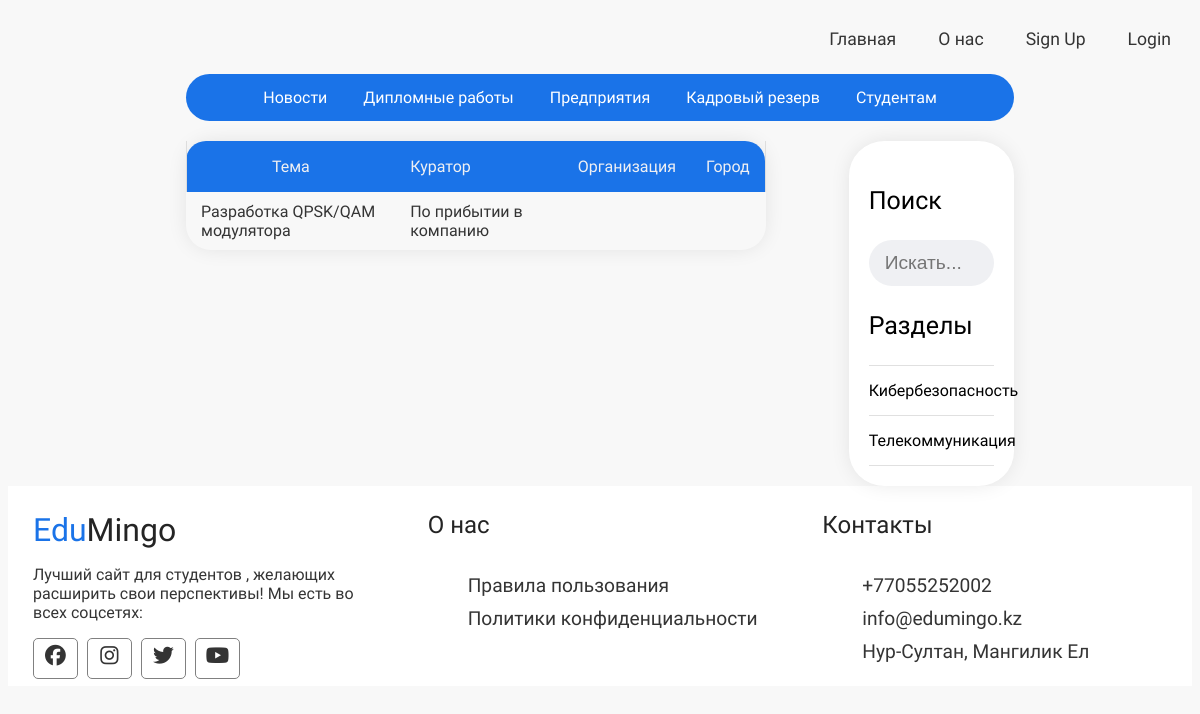
Before: /diploma-topics.php?t_id=11&name=Кибербезопасность with the older database file.
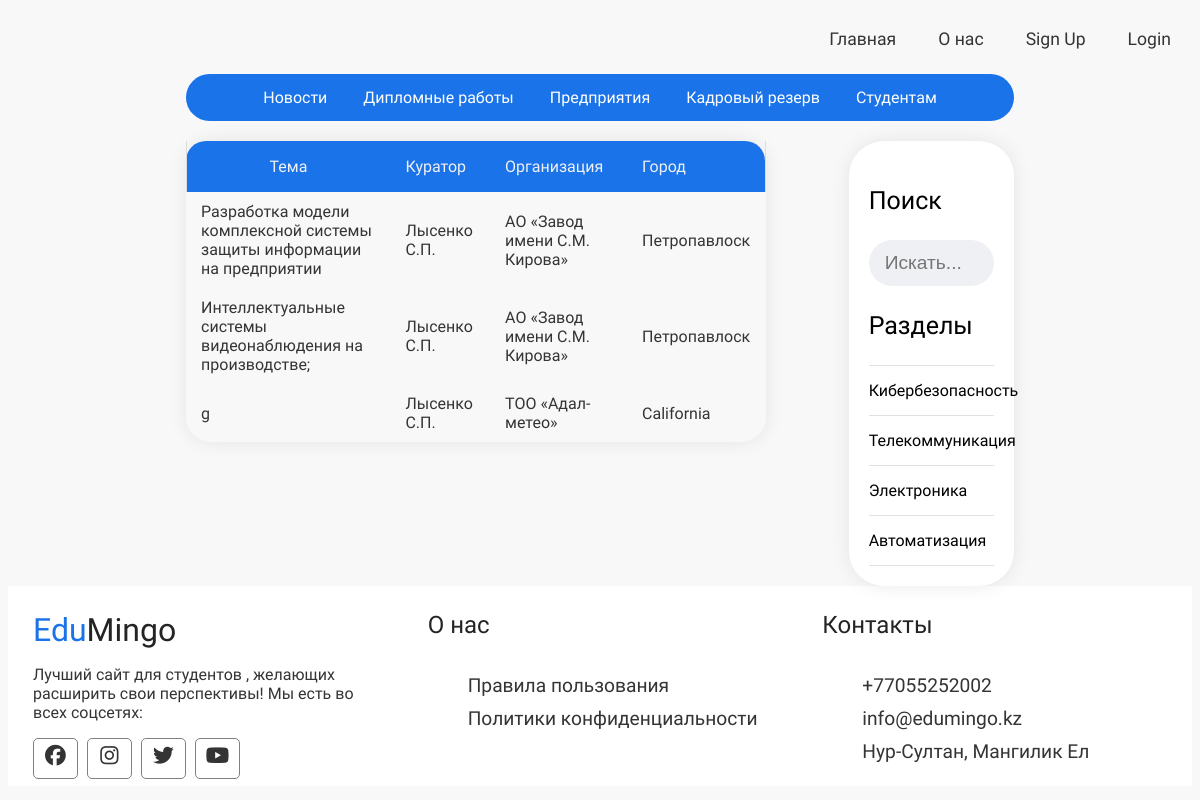
After: the same page with the newer database file.
### tables this page shows
CREATE TABLE `diplomas` (
  `id` int(11) NOT NULL,
  `user_id` int(11) NOT NULL,
  `faculty_id` int(11) DEFAULT NULL,
  `location` varchar(255) NOT NULL,
  `mentor` varchar(255) NOT NULL,
  `dcompany` varchar(255) NOT NULL,
  `title` varchar(255) NOT NULL,
  `description` text NOT NULL,
  `results` text NOT NULL,
  `requirements` text NOT NULL,
  `published` tinyint(4) NOT NULL,
  `status` varchar(16) NOT NULL,
  `created_at` datetime NOT NULL DEFAULT current_timestamp()
);

CREATE TABLE `faculties` (
  `id` int(11) NOT NULL,
  `name` varchar(100) NOT NULL,
  `description` text NOT NULL
);

CREATE TABLE `users` (
  `id` int(11) NOT NULL,
  `admin` tinyint(4) NOT NULL,
  `username` varchar(255) NOT NULL,
  `email` varchar(255) NOT NULL,
  `name` varchar(32) NOT NULL,
  `lastname` varchar(32) NOT NULL,
  `password` varchar(255) NOT NULL,
  `age` int(11) DEFAULT NULL,
  `phone_number` text DEFAULT NULL,
  `address` text DEFAULT NULL,
  `gpa` float DEFAULT NULL,
  `about` text DEFAULT NULL,
  `avatar` varchar(255) NOT NULL,
  `created_at` timestamp NOT NULL DEFAULT current_timestamp(),
  `company` tinyint(4) NOT NULL,
  `student` tinyint(4) NOT NULL,
  `cname` varchar(255) DEFAULT NULL
);

### app/database/db.php (called while the page is built, shortened)
<?php
require('connect.php');
function executeQuery($sql, $data)
{
    global $conn;
    $stmt = $conn->prepare($sql);
    $values = array_values($data);
    $types = str_repeat('s', count($values));
    $stmt->bind_param($types, ...$values);
    $stmt->execute();
    return $stmt;
}
function selectAll($table, $conditions = [])
{
    global $conn;
    $sql = "SELECT * FROM $table";
    if (empty($conditions)) {
        $stmt = $conn->prepare($sql);
        $stmt->execute();
        $records = $stmt->get_result()->fetch_all(MYSQLI_ASSOC);
        return $records;
    }
}
function getDiplomasByTopicId($faculty_id)
{
    $sql = "SELECT p.*, u.cname FROM diplomas AS p JOIN users AS u ON p.user_id=u.id WHERE p.published=? AND faculty_id=?";
    $stmt = executeQuery($sql, ['published' => 1, 'faculty_id' => $faculty_id]);
    $records = $stmt->get_result()->fetch_all(MYSQLI_ASSOC);
    return $records;
}

### app/controllers/faculties.php (called while the page is built, shortened)
<?php
include(ROOT_PATH . "/app/database/db.php");
$table = 'faculties';
$faculties = selectAll($table);

### diploma-topics.php (the view, shortened to what this page needs)
<?php
include(ROOT_PATH . "/app/controllers/faculties.php");
$posts = array();
if (isset($_GET['t_id'])) {
  $posts = getDiplomasByTopicId($_GET['t_id']);
} else if (isset($_POST['search-term'])) {
  $postsTitle = "You searched for '" . $_POST['search-term'] . "'";
  $posts = searchDiplomas($_POST['search-term']);
} else {
  $posts = getPublishedDiplomaPosts();
}
?>
<!DOCTYPE html>
<html lang="en">
<head>
  <link rel="stylesheet" href="https://cdnjs.cloudflare.com/ajax/libs/font-awesome/4.7.0/css/font-awesome.min.css">
		<link href="https://unpkg.com/aos@2.3.1/dist/aos.css" rel="stylesheet">
  <link rel="stylesheet" href="https://use.fontawesome.com/releases/v5.7.2/css/all.css"
>
  <link rel="stylesheet" href="assets/css/style.css">
  <link rel="stylesheet" href="assets/css/main-pages/diploma.css">
  <link rel="stylesheet" href="assets/css/main-pages/news.css">
</head>
<body>
  <?php include(ROOT_PATH . "/app/includes/header.php"); ?>
  <div class="main-content-wrapper">
      <div class="main-content-grid-diploma">
      <div class="diploma-feed">
       <table class="diploma-table">
  <thead >
    <tr>
      <th><p>Тема</p></th>
      <th class="left"><p>Куратор</p></th>
      <th class="left"><p>Организация</p></th>
      <th class="left"><p>Город</p></th>
    </tr>
  </thead>
  <?php $delay_count=0; ?>
  <?php foreach ($posts as $post): ?>
  <tbody>
    <tr>
      <td class="aos aos--first" data-aos="fade-in" data-aos-delay="<?php echo $delay_count * 50; ?>" data-aos-offset="50" data-aos-once="true"> <a href="singlediploma.php?id=<?php echo $post['id']; ?>"> <?php echo $post['title']; ?> </a></td>
      <td class="aos aos--second" data-aos="fade-in" data-aos-delay="<?php echo $delay_count * 50; ?>" data-aos-offset="50" data-aos-once="true"><?php echo $post['mentor']; ?></td>
      <td class="aos aos--thirst" data-aos="fade-in" data-aos-delay="<?php echo $delay_count * 50; ?>" data-aos-offset="50" data-aos-once="true">  <?php echo $post['cname']; ?></td>
      <td class="aos aos--fourth city" data-aos="fade-in" data-aos-delay="<?php echo $delay_count * 50; ?>"  data-aos-offset="50" data-aos-once="true"> <?php echo $post['location']; ?></td>
    </tr>
  </tbody>
  <?php $delay_count++; ?>
  <?php endforeach; ?>
</table>
 </div>
 <div class="right-column">
 <div class="sidebar-right" class="aos aos--first" data-aos="fade-left" data-aos-delay="50" data-aos-offset="50" data-aos-once="true">
 <div class="section-search">
  <p class="">Поиск</p>
  <form action="diploma-topics.php" method="post">
    <input type="text" name="search-term" class="text-input" placeholder="Искать...">
  </form>
</div>
<div class="section-topics">
  <p class="section-title">Разделы</p>
  <ul>
    <?php foreach ($faculties as $key => $faculty): ?>
      <li><a href="<?php echo BASE_URL . '/diploma-topics.php?t_id=' . $faculty['id'] . '&name=' . $faculty['name'] ?>"><?php echo $faculty['name']; ?></a></li>
    <?php endforeach; ?>
  </ul>
</div>
</div>
</div>
</div>
  </div>
  <?php include(ROOT_PATH . "/app/includes/footer.php"); ?>
</body>
</html>

### app/includes/header.php (shortened to what this page needs)
<header>
    <ul class="nav">
      <li><a href="<?php echo BASE_URL . '/index.php' ?>">Главная</a></li>
      <li><a href="#">О нас</a></li>
      <?php if (isset($_SESSION['id'])): ?>
        <li>
          <a href="#">
            <i class="fa fa-user"></i>
            <?php echo html_entity_decode(substr($_SESSION['username'], 0, 10) . '...'); ?>
            <i class="fa fa-chevron-down" style="font-size: .8em;"></i>
          </a>
          <ul>
            <?php if($_SESSION['admin']): ?>
              <li><a href="<?php echo BASE_URL . '/admin/dashboard.php' ?>">Дэшборд</a></li>
            <?php endif; ?>
            <?php if($_SESSION['company']): ?>
              <li><a href="<?php echo BASE_URL . '/admin/company-dashboard.php' ?>">Дэшборд</a></li>
            <?php endif; ?>
            <?php if(!$_SESSION['admin'] and !$_SESSION['company']): ?>
            <li><a href="/blogphp/profile.php?id=<?php echo $_SESSION['id'];?>&editing=0">Профиль</a></li>
            <?php endif; ?>
            <li><a href="<?php echo BASE_URL . '/logout.php' ?>" class="logout">Logout</a></li>
          </ul>
        </li>
      <?php else: ?>
        <li><a href="<?php echo BASE_URL . '/register.php' ?>">Sign Up</a></li>
        <li><a href="<?php echo BASE_URL . '/login.php' ?>">Login</a></li>
      <?php endif; ?>
    </ul>
</header>
<div class="under-navbar">
<ul>
      <li><a href="<?php echo BASE_URL . '/news.php' ?>">Новости</a></li>
      <li><a href="<?php echo BASE_URL . '/diploma-topics.php'?>">Дипломные работы</a></li>
      <li><a href="enterprises.php">Предприятия</a></li>
      <li><a href="rezerv.php">Кадровый резерв</a></li>
      <li><a href="<?php echo BASE_URL . '/studentam.php' ?>">Студентам</a></li>
        </div>

### app/includes/footer.php
<div class="footer">
   <div class="footer-content">
     <div class="footer-section about">
       <h1 class="logo-text"><span>Edu</span>Mingo</h1>
       <p>
         Лучший сайт для студентов , желающих расширить свои перспективы!
         Мы есть во всех соцсетях:
       </p>
       <div class="socials">
         <a href="#"><i class="fab fa-facebook"></i></a>
         <a href="#"><i class="fab fa-instagram"></i></a>
         <a href="#"><i class="fab fa-twitter"></i></a>
         <a href="#"><i class="fab fa-youtube"></i></a>
       </div>
     </div>
     <div class="footer-section links">
       <h2>О нас</h2>
       <br>
       <ul>
         <a href="#">
           <li>Правила пользования</li>
         </a>
         <a href="#">
           <li>Политики конфиденциальности</li>
         </a>
       </ul>
     </div>
     <div class="footer-section links">
       <h2>Контакты</h2>
       <br>
       <ul>
         <a href="#">
           <li>+77055252002</li>
         </a>
         <a href="#">
           <li>info@edumingo.kz</li>
         </a>
         <a href="#">
           <li>Нур-Султан, Мангилик Ел</li>
         </a>
       </ul>
     </div>
   </div>
 </div>

### assets/css/style.css (style rules this page uses)
:root { --primary-color: #1a73e8; --secondary-color:#D9376E; --third-color:#e9e3ff; --misc-color:#438CEA; --text-color:#343434; --page-color:#EFF0F3; }
* { box-sizing: border-box; }
html, body { font-family: 'Ubuntu', sans-serif; background: #f8f8f8; display:flex; flex-direction:column; }
h1, h2, h3, h4, h5, h6 { font-weight: lighter; margin: 0; }
a { text-decoration: none; color: inherit; }
.text-input { background-color: var(--page-color); padding: 0.7rem 1rem; display: block; width: 100%; border-radius: 25px; border: 0px solid #e0e0e0; outline: none; color: var(--text-color); line-height: 1.5rem; font-size: 1.2em; transition: transform .2s; }
header { height: 66px; }
header * { color: var(--text-color); }
header ul { float: right; margin: 0px; padding: 0px; list-style: none; }
header ul li { float: left; position: relative; }
header ul li a { display: block; padding: 21px; font-size: 1.1em; text-decoration: none; }
.under-navbar { border-radius: 25px; background-color: var(--primary-color); width: 70%; height: auto; margin:auto; z-index: 0; }
.under-navbar ul { list-style-type: none; margin: 0; padding: 0; overflow: hidden; text-align: center; }
.under-navbar li { display: inline-block; }
.under-navbar a { display: block; color: white; text-align: center; padding: 14px 16px; text-decoration: none; }
.main-content-wrapper { width: 70%; margin: 0 auto; }
.main-content-grid-diploma { margin-top: 20px; display: grid; grid-auto-flow: row dense; grid-auto-columns: 1fr; grid-template-columns: 70% 20%; grid-template-rows: auto; gap: 5px 10%; grid-template-areas: ". ."; }
.footer { background: #ffffff; color: var(--text-color); min-height: 200px; margin-top:auto; }
.footer .footer-content { height: 200px; display: flex; }
.footer .footer-content .footer-section { flex: 1; padding: 25px; }
.footer .footer-content h1, .footer .footer-content h2 { color: #242424; }
.footer .footer-content .about h1 span { color: var(--primary-color); }
.footer .footer-content .about .socials a { border: 1px solid gray; width: 45px; height: 41px; padding-top: 5px; margin-right: 5px; text-align: center; display: inline-block; font-size: 1.3em; border-radius: 5px; transition: all 0.3s; }
.footer .footer-content .links ul a { list-style-type: none; display: block; margin-bottom: 10px; font-size: 1.2em; transition: all 0.3s; }

### assets/css/main-pages/diploma.css (style rules this page uses)
.diploma-table { width: 100%; border: none; border-radius: 25px; margin-bottom: 20px; border-collapse:collapse; box-shadow: 0px 0px 22px -3px rgba(0,0,0,0.11); }
.diploma-table thead th { height: 20px; font-weight: lighter; color: var(--page-color); text-align: center; border: none; padding: 0px 15px; background: var(--primary-color); }
.diploma-table tbody { color: var(--text-color); }
.diploma-table thead tr th:not(:first-child) { text-align: left; }
.diploma-table tr th:first-child, .table tr td:first-child { border-left: 1px solid #ddd; }
.diploma-table tr th:last-child, .table tr td:last-child { border-right: 1px solid #ddd; }
.diploma-table thead tr th:first-child { border-radius: 20px 0 0 0; }
.diploma-table thead tr th:last-child { border-radius: 0 20px 0 0; }
.diploma-table tbody td { text-align: left; border: none; padding: 10px 15px; font-size: 16px; }
.diploma-table tbody tr:last-child td:first-child { border-radius: 0 0 0 20px; }
.diploma-table tbody tr:last-child td:last-child { border-radius: 0 0 20px 0; }
.diploma-feed { margin: 0 auto; border-radius: 35px; width: 100%; margin-bottom: 25px; }

### assets/css/main-pages/news.css (style rules this page uses)
.right-column { height: auto; }
.sidebar-right { border-radius: 35px; background-color: white; width: 100%; padding: 20px; box-shadow: 0px 0px 22px -3px rgba(0,0,0,0.11); }
.section-topics ul { margin: 0px; padding: 0px; list-style: none; border-top: 1px solid #e0e0e0; }
.section-topics ul li a { display: block; padding: 15px 0px 15px 0px; border-bottom: 1px solid #e0e0e0; transition: all 0.3s; font-weight: 200; }
.sidebar-right p { font-weight: 500; font-size: 25px; }

Changed rows visible on the page:
removed diplomas: title "Разработка QPSK/QAM модулятора", mentor "По прибытии в компанию"
added diplomas: title "Разработка модели комплексной системы защиты информации на предприятии", mentor "Лысенко С.П.", user.cname "АО «Завод имени С.М. Кирова»", location "Петропавлоск"
added diplomas: title "Интеллектуальные системы видеонаблюдения на производстве;", mentor "Лысенко С.П.", user.cname "АО «Завод имени С.М. Кирова»", location "Петропавлоск"
added diplomas: title "g", mentor "Лысенко С.П.", user.cname "ТОО «Адал-метео»", location "California"
added faculties: name "Электроника"
added faculties: name "Автоматизация"
